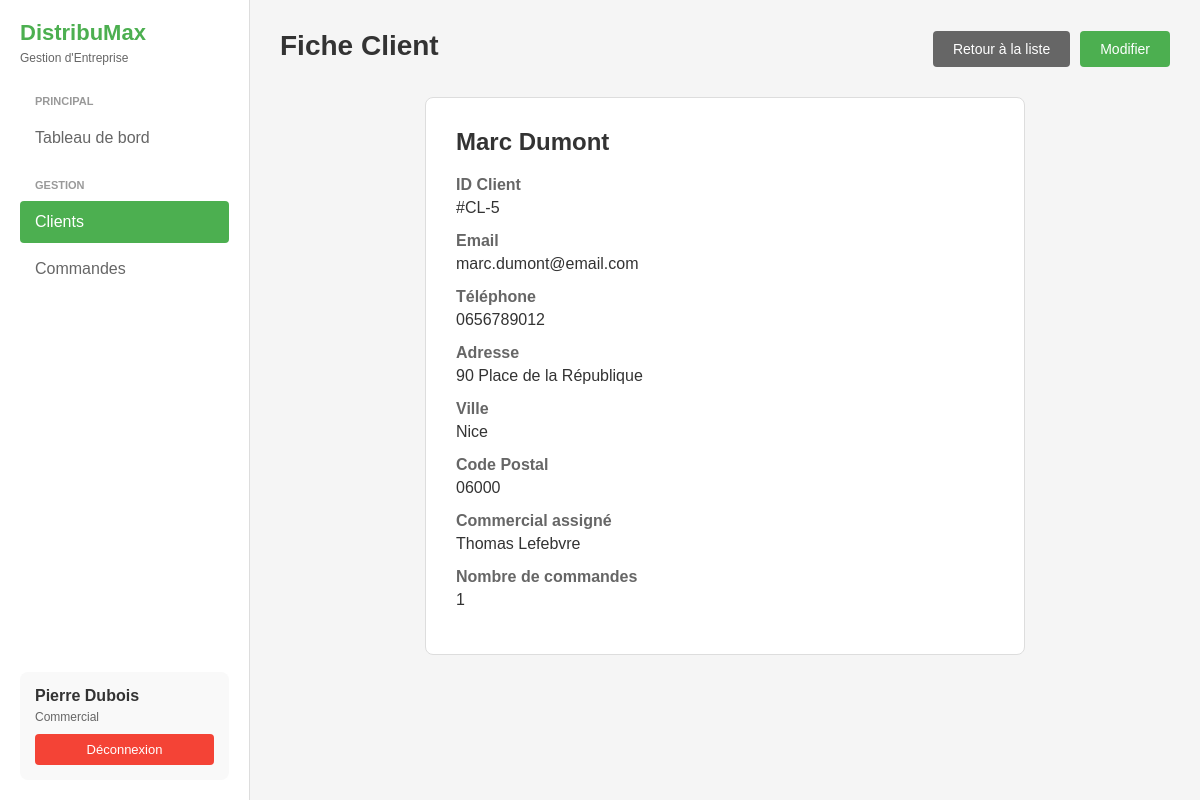
Screenshot of /pages/clients.php?action=view&id=5 (signed in) with the database file from the repository.
### tables this page shows
CREATE TABLE IF NOT EXISTS clients (
    id INT AUTO_INCREMENT PRIMARY KEY,
    nom VARCHAR(100) NOT NULL,
    prenom VARCHAR(100) NOT NULL,
    email VARCHAR(150) NOT NULL UNIQUE,
    telephone VARCHAR(20),
    adresse TEXT,
    ville VARCHAR(100),
    code_postal VARCHAR(10),
    commercial_id INT,
    actif BOOLEAN DEFAULT TRUE,
    created_at TIMESTAMP DEFAULT CURRENT_TIMESTAMP,
    updated_at TIMESTAMP DEFAULT CURRENT_TIMESTAMP ON UPDATE CURRENT_TIMESTAMP,
    FOREIGN KEY (commercial_id) REFERENCES utilisateurs(id) ON DELETE SET NULL,
    INDEX idx_commercial (commercial_id)
);

### config/Database.php (called while the page is built, shortened)
<?php
class Database {
    private static $instance = null;
    private $connection;
    private $host = 'localhost';
    private $dbname = 'gestion_distribution';
    private $username = 'root';
    private $password = '';
    private $charset = 'utf8mb4';
    private function __construct() {
        try {
            $dsn = "mysql:host={$this->host};dbname={$this->dbname};charset={$this->charset}";
            $options = [
                PDO::ATTR_ERRMODE            => PDO::ERRMODE_EXCEPTION,
                PDO::ATTR_DEFAULT_FETCH_MODE => PDO::FETCH_ASSOC,
                PDO::ATTR_EMULATE_PREPARES   => false,
            ];
            $this->connection = new PDO($dsn, $this->username, $this->password, $options);
        } catch (PDOException $e) {
            die("Erreur de connexion à la base de données : " . $e->getMessage());
        }
    }
    public static function getInstance() {
        if (self::$instance === null) {
            self::$instance = new self();
        }
        return self::$instance;
    }
    public function getConnection() {
        return $this->connection;
    }
}

### controllers/ClientController.php (called while the page is built, shortened)
<?php
require_once __DIR__ . '/../models/Client.php';
require_once __DIR__ . '/../config/Database.php';
class ClientController {
    private $clientModel;
    private $db;
    private $action = 'list';
    private $clientId = null;
    private $clientData = null;
    public function __construct() {
        $this->clientModel = new Client();
        $this->db = Database::getInstance()->getConnection();
    }
    public function handleRequest(): void {
        $this->action = $_GET['action'] ?? 'list';
        $this->clientId = $_GET['id'] ?? null;
        $this->loadData();
    }
    public function getCommandesCount(int $clientId): int {
        try {
            $sql = "SELECT COUNT(*) as count FROM commandes WHERE client_id = :client_id";
            $stmt = $this->db->prepare($sql);
            $stmt->execute([':client_id' => $clientId]);
            $result = $stmt->fetch();
            return $result['count'] ?? 0;
        } catch (Exception $e) {
            return 0;
        }
    }
    private function loadData(): void {
        if (in_array($this->action, ['edit', 'view']) && $this->clientId) {
            $this->clientData = $this->clientModel->read($this->clientId);
        }
        $this->clients = $this->clientModel->getAll();
    }
    public function getAction(): string { return $this->action; }
    public function getClientData(): ?array { return $this->clientData; }
}

### models/Client.php (called while the page is built, shortened)
<?php
require_once __DIR__ . '/../config/Database.php';
class Client {
    private $db;
    public function __construct() {
        $this->db = Database::getInstance()->getConnection();
    }
    public function read($id) {
        try {
            $sql = "SELECT c.*, CONCAT(u.prenom, ' ', u.nom) as commercial_nom
                    FROM clients c
                    LEFT JOIN utilisateurs u ON c.commercial_id = u.id
                    WHERE c.id = :id AND c.actif = 1";
            $stmt = $this->db->prepare($sql);
            $stmt->execute([':id' => $id]);
            return $stmt->fetch();
        } catch (PDOException $e) {
            error_log("Erreur lecture client: " . $e->getMessage());
            return false;
        }
    }
    public function getAll() {
        try {
            $sql = "SELECT c.*, CONCAT(u.prenom, ' ', u.nom) as commercial_nom
                    FROM clients c
                    LEFT JOIN utilisateurs u ON c.commercial_id = u.id
                    WHERE c.actif = 1
                    ORDER BY c.nom, c.prenom";
            $stmt = $this->db->query($sql);
            return $stmt->fetchAll();
        } catch (PDOException $e) {
            error_log("Erreur récupération clients: " . $e->getMessage());
            return [];
        }
    }
}

### pages/clients.php (the view, shortened to what this page needs)
<?php
require_once __DIR__ . '/../controllers/ClientController.php';
$controller = new ClientController();
$controller->handleRequest();
$action = $controller->getAction();
$clientData = $controller->getClientData();
$clients = $controller->getClients();
$search = $controller->getSearch();
require_once __DIR__ . '/../includes/header.php';
?>
<?php if ($action === 'list'): ?>
    <div class="header">
        <h1>Gestion des Clients</h1>
        <div class="header-buttons">
            <a href="clients.php?action=add" class="btn-primary">+ Ajouter un Client</a>
        </div>
    </div>
    <div class="toolbar">
        <form method="GET" action="" class="search-box">
            <input type="text" name="search" placeholder="Rechercher par nom, email, ville..." value="<?php echo htmlspecialchars($search); ?>">
            <button type="submit" class="filter-btn">Rechercher</button>
        </form>
    </div>
    <div class="table-container">
        <table>
            <thead>
                <tr>
                    <th>Client</th>
                    <th>Email</th>
                    <th>Téléphone</th>
                    <th>Ville</th>
                    <th>Commandes</th>
                    <th>Statut</th>
                    <th>Actions</th>
                </tr>
            </thead>
            <tbody>
                <?php if (empty($clients)): ?>
                    <tr>
                        <td colspan="7" style="text-align: center; color: #666;">Aucun client trouvé</td>
                    </tr>
                <?php else: ?>
                    <?php foreach ($clients as $client): ?>
                        <tr>
                            <td>
                                <div class="client-name"><?php echo htmlspecialchars($client['prenom'] . ' ' . $client['nom']); ?></div>
                                <div class="client-id">ID: #CL-<?php echo htmlspecialchars($client['id']); ?></div>
                            </td>
                            <td><?php echo htmlspecialchars($client['email']); ?></td>
                            <td><?php echo htmlspecialchars($client['telephone'] ?? '-'); ?></td>
                            <td><?php echo htmlspecialchars($client['ville'] ?? '-'); ?></td>
                            <td><?php echo $controller->getCommandesCount($client['id']); ?></td>
                            <td><span class="badge active">Actif</span></td>
                            <td>
                                <div class="actions">
                                    <a href="clients.php?action=view&id=<?php echo $client['id']; ?>" class="btn-icon" title="Voir">👁️</a>
                                    <a href="clients.php?action=edit&id=<?php echo $client['id']; ?>" class="btn-icon" title="Modifier">✏️</a>
                                    <form method="POST" action="" style="display: inline;" onsubmit="return confirm('Êtes-vous sûr de vouloir supprimer ce client?');">
                                        <input type="hidden" name="action" value="delete">
                                        <input type="hidden" name="id" value="<?php echo $client['id']; ?>">
                                        <button type="submit" class="btn-icon" title="Supprimer">🗑️</button>
                                    </form>
                                </div>
                            </td>
                        </tr>
                    <?php endforeach; ?>
                <?php endif; ?>
            </tbody>
        </table>
        <div class="pagination">
            <div class="pagination-info">
                Affichage de <?php echo count($clients); ?> clients
            </div>
        </div>
    </div>
<?php elseif ($action === 'view' && $clientData): ?>
    <div class="header">
        <h1>Fiche Client</h1>
        <div class="header-buttons">
            <a href="clients.php" class="btn-secondary">Retour à la liste</a>
            <a href="clients.php?action=edit&id=<?php echo $clientData['id']; ?>" class="btn-primary">Modifier</a>
        </div>
    </div>
    <div class="client-card">
        <h2><?php echo htmlspecialchars($clientData['prenom'] . ' ' . $clientData['nom']); ?></h2>
        <div class="client-info">
            <label>ID Client</label>
            <span>#CL-<?php echo htmlspecialchars($clientData['id']); ?></span>
        </div>
        <div class="client-info">
            <label>Email</label>
            <span><?php echo htmlspecialchars($clientData['email']); ?></span>
        </div>
        <div class="client-info">
            <label>Téléphone</label>
            <span><?php echo htmlspecialchars($clientData['telephone'] ?? '-'); ?></span>
        </div>
        <div class="client-info">
            <label>Adresse</label>
            <span><?php echo htmlspecialchars($clientData['adresse'] ?? '-'); ?></span>
        </div>
        <div class="client-info">
            <label>Ville</label>
            <span><?php echo htmlspecialchars($clientData['ville'] ?? '-'); ?></span>
        </div>
        <div class="client-info">
            <label>Code Postal</label>
            <span><?php echo htmlspecialchars($clientData['code_postal'] ?? '-'); ?></span>
        </div>
        <div class="client-info">
            <label>Commercial assigné</label>
            <span><?php echo htmlspecialchars($clientData['commercial_nom'] ?? '-'); ?></span>
        </div>
        <div class="client-info">
            <label>Nombre de commandes</label>
            <span><?php echo $controller->getCommandesCount($clientData['id']); ?></span>
        </div>
    </div>
<?php endif; ?>
<?php require_once __DIR__ . '/../includes/footer.php'; ?>

### pages/styles/dashboard.css (style rules this page uses)
* { margin: 0; padding: 0; box-sizing: border-box; }
body { font-family: Arial, sans-serif; background: #f5f5f5; }
.header h1 { color: #333; font-size: 28px; margin-bottom: 5px; }

### pages/styles/clients.css (style rules this page uses)
.header { display: flex; justify-content: space-between; align-items: center; margin-bottom: 30px; }
.header h1 { color: #333; font-size: 28px; }
.header-buttons { display: flex; gap: 10px; }
.btn-primary { padding: 10px 20px; background: #4caf50; color: white; border: none; border-radius: 4px; font-size: 14px; cursor: pointer; text-decoration: none; display: inline-block; }
.btn-secondary { padding: 10px 20px; background: #666; color: white; border: none; border-radius: 4px; font-size: 14px; cursor: pointer; text-decoration: none; display: inline-block; }
.client-card { background: white; padding: 30px; border-radius: 8px; border: 1px solid #ddd; max-width: 600px; margin: 0 auto; }
.client-card h2 { margin-bottom: 20px; color: #333; }
.client-info { margin-bottom: 15px; }
.client-info label { font-weight: 600; color: #666; display: block; margin-bottom: 5px; }
.client-info span { color: #333; font-size: 16px; }

### rows the page displays
clients: prenom+nom "Marc Dumont", id "5", email "marc.dumont@email.com", telephone "0656789012", adresse "90 Place de la République", ville "Nice", code_postal "06000"

### other values shown
$_SESSION['user_prenom'] . ' ' . $_SESSION['user_nom'] "Pierre Dubois"
$_SESSION['user_role'] "Commercial"
$clientData['commercial_nom'] "Thomas Lefebvre"
$controller->getCommandesCount($clientData['id']) "1"
